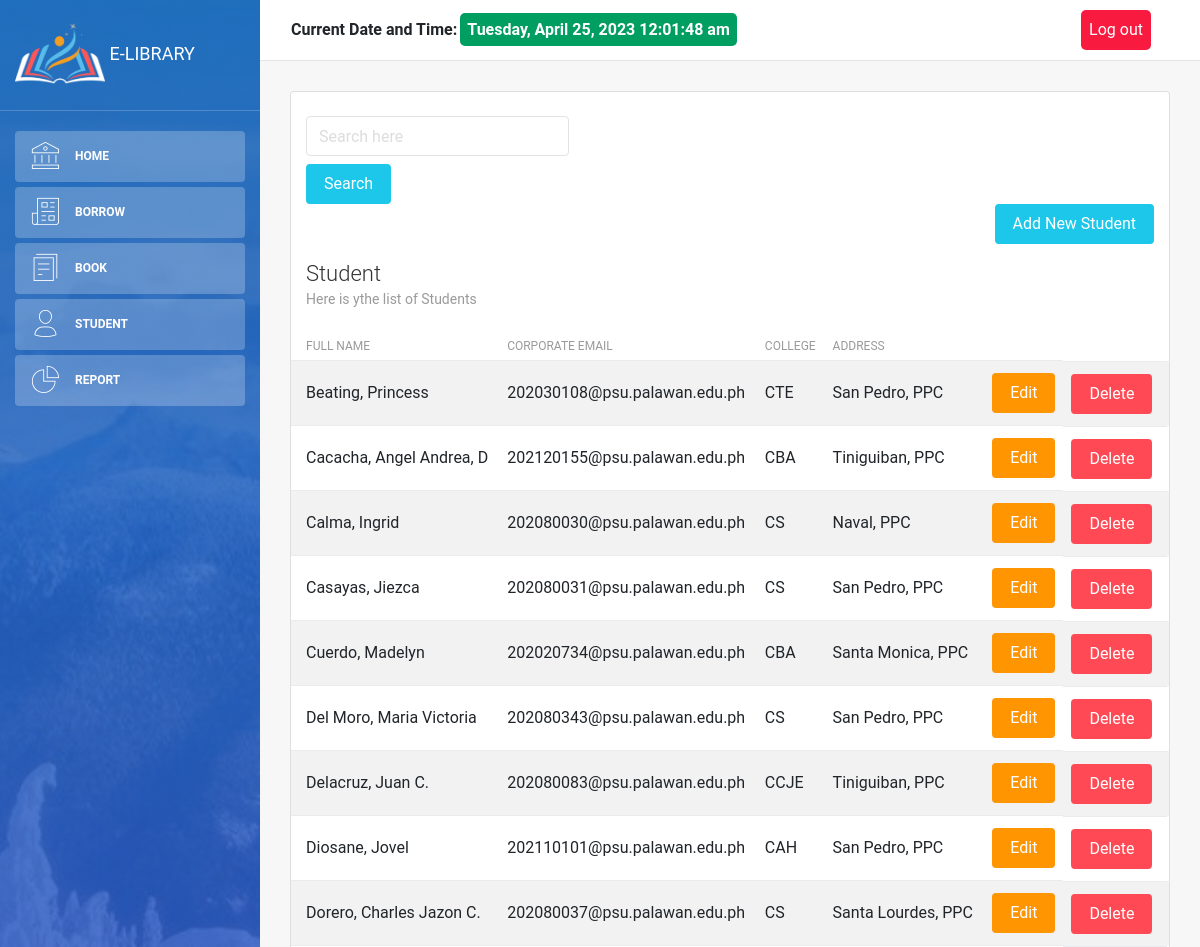
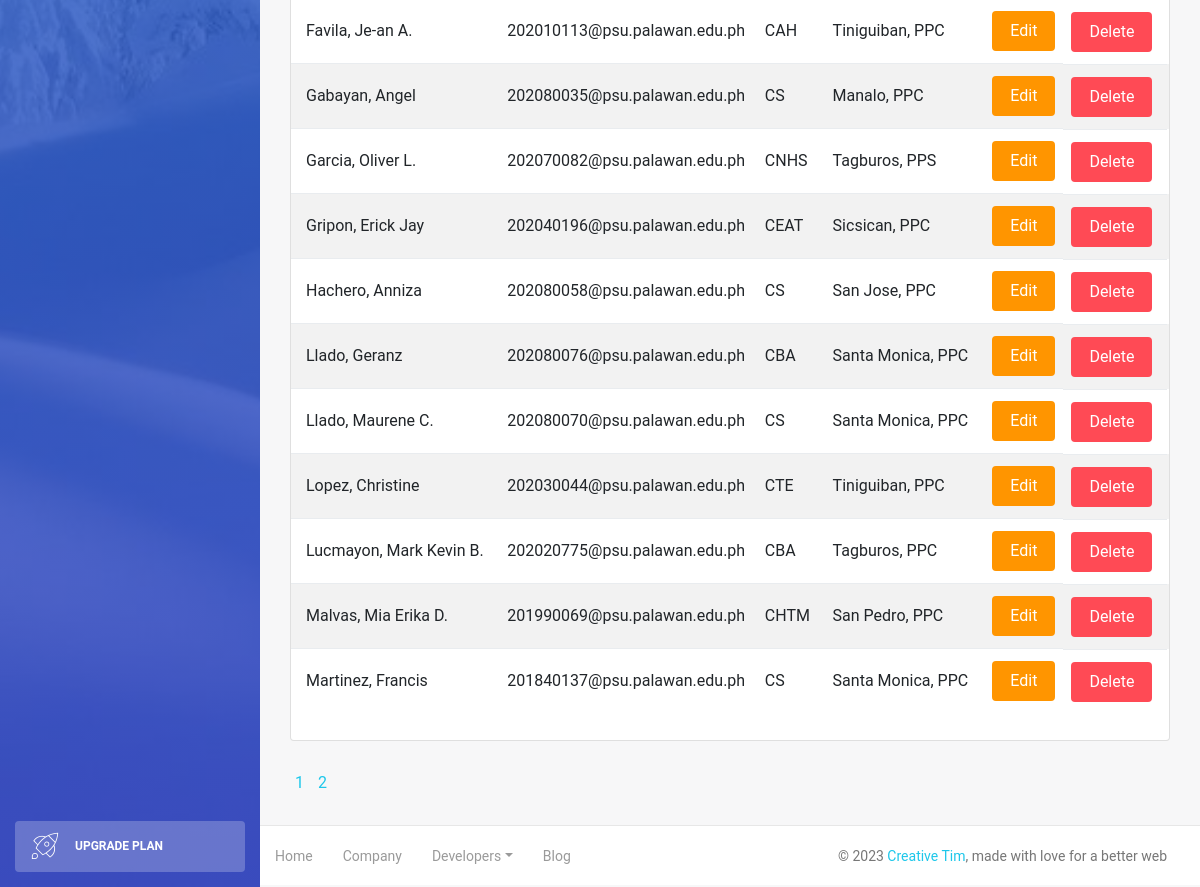
Screenshot of /student.php (signed in) with the database file from the repository (2 pictures, top to bottom).
### tables this page shows
CREATE TABLE `student` (
  `sid` bigint(20) NOT NULL,
  `student_name` varchar(50) NOT NULL,
  `corporate_email` varchar(50) NOT NULL,
  `college_id` int(10) NOT NULL,
  `address` varchar(255) NOT NULL,
  `date_add` datetime DEFAULT NULL
);

CREATE TABLE `college` (
  `id` int(10) NOT NULL,
  `college_name` enum('CAH','CBA','CCJE','CEAT','CHTM','CNHS','CS','CTE','LHS') NOT NULL
);

### student.php (the view, shortened to what this page needs)
<!DOCTYPE html>
<html lang="en">
<head>
    <link rel="stylesheet" href="https://maxcdn.bootstrapcdn.com/font-awesome/latest/css/font-awesome.min.css" />
    <link href="assets/css/bootstrap.min.css" rel="stylesheet" />
    <link href="assets/css/light-bootstrap-dashboard.css?v=2.0.0 " rel="stylesheet" />
    <link href="assets/css/demo.css" rel="stylesheet" />
</head>
<body>
    <?php
        require "config/db.php";
    $result_per_page = 20;
    $query_01 = "SELECT * FROM student";
    $result_01 = mysqli_query($conn, $query_01);
    $resultRows = mysqli_num_rows($result_01);
    $number_of_page = ceil($resultRows / $result_per_page);
    if(!isset($_GET['page'])){
        $page = 1;
    }else{
        $page = $_GET['page'];
    }
         $first_page_number = ($page - 1) * $result_per_page;
        $query = "SELECT * FROM student inner join college on student.college_id = college.id ORDER BY student_name ASC LIMIT  $first_page_number,$result_per_page";
        $result = mysqli_query($conn, $query);
        $students = mysqli_fetch_all($result, MYSQLI_ASSOC);
    ?>
    <div class="wrapper">
        <div class="sidebar" data-color="blue" data-image="assets/img/sidebar-7.jpg">
            <div class="sidebar-wrapper">
               <?php include('includes/sidebar.php');?>
            </div>
        </div>
        <div class="main-panel">
            <?php include('includes/navbar.php');?>
            <div class="content">
                <div class="container-fluid">
                    <div class="row">
                    <div class="col-md-12">
                            <div class="card strpied-tabled-with-hover">
                            <div class="col-md-4">
                                <form action="<?php $_SERVER['PHP_SELF'];?>" method="GET">
                                    <input type="text" name="search" class="form-control" placeholder="Search here"style="margin-bottom: 8px"/>
                                    <input type="submit" name ="submit" value="Search" class ="btn btn-info btn-fill" />
                                </form>
                            </div>
                            <div class="col-md-12">
                                <a href="student-add.php">
                                    <button type="submit"class="btn btn-info btn-fill pull-right">Add New Student</button>
                                </a>
                            </div>
                                <div class="card-header ">
                                    <h4 class="card-title">Student</h4>
                                    <p class="card-category">Here is ythe list of Students</p>
                                </div>
                                <div class="card-body table-full-width table-responsive">
                                    <table class="table table-hover table-striped">
                                        <thead>
                                            <th>Full Name</th>
                                            <th>Corporate Email</th>
                                            <th>College</th>
                                            <th>Address</th>
                                        </thead>
                                        <tbody>
                                            <?php foreach($students as $student): ?>
                                            <tr>
                                                <td><?php echo $student['student_name'];?></td>
                                                <td><?php echo $student['corporate_email'];?></td>
                                                <td><?php echo $student['college_name'];?></td>
                                                <td><?php echo $student['address'];?></td>
                                                <td>
                                                    <a href="student-edit.php?sid=<?php echo $student['sid']; ?>">
                                                    <button type="submit" class ="btn btn-warning btn-fill pull-right">Edit</button>
                                                    </a>
                                                </td>
                                                <td>
                                                <a href="student-delete.php?sid=<?php echo $student['sid']; ?>">
                                                    <button type="submit" class ="btn btn-danger btn-fill pull-right">Delete</button>
                                                    </a>
                                                </td>
                                            </tr>
                                            <?php endforeach ?>
                                        </tbody>
                                    </table>
                                </div>
                            </div>
                        </div>
                    </div>
                    <?php
                                for($page=1; $page <= $number_of_page; $page++){
                                    echo '<a href="student.php?page='.$page.'" style="margin: right 5px; padding: 5px;">'. $page. ' </a>';
                                }
                            ?>
                </div>
            </div>
            <footer class="footer">
                <div class="container-fluid">
                    <nav>
                        <ul class="footer-menu">
                            <li>
                                <a href="home.php">
                                    Home
                                </a>
                            </li>
                            <li>
                                <a href="http://psulibrary.palawan.edu.ph/home/">
                                    Company
                                </a>
                            </li>
                            <li class="dropdown">
                                <a href="#" class="dropdown-toggle" data-toggle="dropdown">Developers<span class="caret"></span></a>
                            </li>
                            <li>
                                <a href="">
                                    Blog
                                </a>
                            </li>
                        </ul>
                        <p class="copyright text-center">
                            ©
                            <a href="http://www.creative-tim.com">Creative Tim</a>, made with love for a better web
                        </p>
                    </nav>
                </div>
            </footer>
        </div>
    </div>
</body>
</html>

### rows the page displays
student: student_name "Beating, Princess", corporate_email "202030108@psu.palawan.edu.ph", college.college_name "CTE", address "San Pedro, PPC"
student: student_name "Cacacha, Angel Andrea, D", corporate_email "202120155@psu.palawan.edu.ph", college.college_name "CBA", address "Tiniguiban, PPC"
student: student_name "Calma, Ingrid", corporate_email "202080030@psu.palawan.edu.ph", college.college_name "CS", address "Naval, PPC"
student: student_name "Casayas, Jiezca", corporate_email "202080031@psu.palawan.edu.ph", college.college_name "CS", address "San Pedro, PPC"
student: student_name "Cuerdo, Madelyn", corporate_email "202020734@psu.palawan.edu.ph", college.college_name "CBA", address "Santa Monica, PPC"
student: student_name "Del Moro, Maria Victoria", corporate_email "202080343@psu.palawan.edu.ph", college.college_name "CS", address "San Pedro, PPC"
student: student_name "Delacruz, Juan C.", corporate_email "202080083@psu.palawan.edu.ph", college.college_name "CCJE", address "Tiniguiban, PPC"
student: student_name "Diosane, Jovel", corporate_email "202110101@psu.palawan.edu.ph", college.college_name "CAH", address "San Pedro, PPC"
student: student_name "Dorero, Charles Jazon C.", corporate_email "202080037@psu.palawan.edu.ph", college.college_name "CS", address "Santa Lourdes, PPC"
student: student_name "Favila, Je-an A.", corporate_email "202010113@psu.palawan.edu.ph", college.college_name "CAH", address "Tiniguiban, PPC"
student: student_name "Gabayan, Angel", corporate_email "202080035@psu.palawan.edu.ph", college.college_name "CS", address "Manalo, PPC"
student: student_name "Garcia, Oliver L.", corporate_email "202070082@psu.palawan.edu.ph", college.college_name "CNHS", address "Tagburos, PPS"
student: student_name "Gripon, Erick Jay", corporate_email "202040196@psu.palawan.edu.ph", college.college_name "CEAT", address "Sicsican, PPC"
student: student_name "Hachero, Anniza", corporate_email "202080058@psu.palawan.edu.ph", college.college_name "CS", address "San Jose, PPC"
student: student_name "Llado, Geranz", corporate_email "202080076@psu.palawan.edu.ph", college.college_name "CBA", address "Santa Monica, PPC"
student: student_name "Llado, Maurene C.", corporate_email "202080070@psu.palawan.edu.ph", college.college_name "CS", address "Santa Monica, PPC"
student: student_name "Lopez, Christine", corporate_email "202030044@psu.palawan.edu.ph", college.college_name "CTE", address "Tiniguiban, PPC"
student: student_name "Lucmayon, Mark Kevin B.", corporate_email "202020775@psu.palawan.edu.ph", college.college_name "CBA", address "Tagburos, PPC"
student: student_name "Malvas, Mia Erika D.", corporate_email "201990069@psu.palawan.edu.ph", college.college_name "CHTM", address "San Pedro, PPC"
student: student_name "Martinez, Francis", corporate_email "201840137@psu.palawan.edu.ph", college.college_name "CS", address "Santa Monica, PPC"
